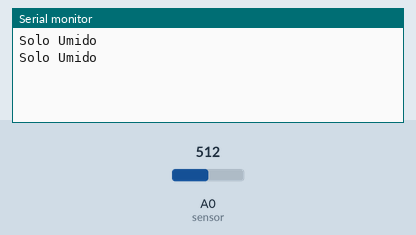
This sketch was run on a simulated Arduino Uno, built with avr-gcc and run on an emulated ATmega328P. Parts: the last lines printed to the serial monitor. The inputs (shaded band) are chosen by the test bench; at power-on: A0 (sensor) = 512.

Above: at 1.8 s.
1.9 s: A0 (sensor) set to 483
At 2.4 s:
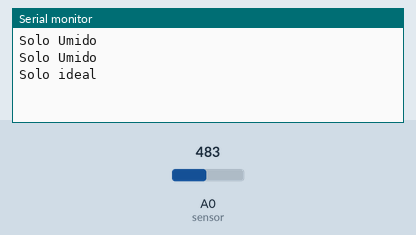
4.5 s: A0 (sensor) set to 307
At 5.8 s:
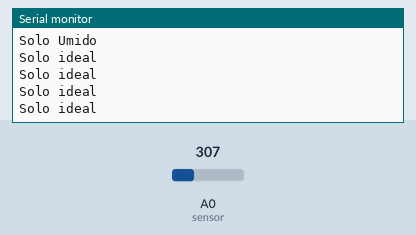
6.0 s: A0 (sensor) set to 294
At 6.6 s:
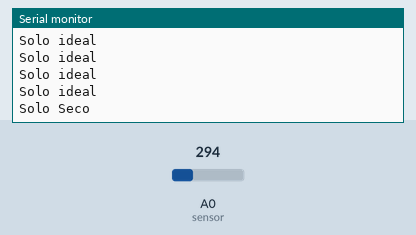

The sketch:

umidade_do_solo.ino
```cpp
// Biblioteca para conexão do sensor

// Variável do sensor
int sensor= A0;

void setup()
{
 //Definir o sensor como entrada
  pinMode(sensor,INPUT);
  //Utilizando o monitor serial
  Serial.begin(9600);

}

void loop()
{
 // Guardar o valor lido pelo sensor
  int umidade = analogRead(sensor);
  //rial.print("Umidade do solo ");
  //rial.println(umidade);
  //lay(1000);

  if(umidade>0 && umidade<=300){
    Serial.println("Solo Seco");
    delay(1000);
  }
  else if(umidade> 300 && umidade<=500){
    Serial.println("Solo ideal");
    delay(1000);
  }
  if(umidade> 500){
    Serial.println("Solo Umido");
    delay(1000);
  }

}
  
```

Measured:
- the behaviour switches between 501 and 500 on A0 (sensor) (found by bisection; images 0 and 1)
- the behaviour switches between 301 and 300 on A0 (sensor) (found by bisection; images 2 and 3)
- after the input at 1.9 s, the serial monitor: prints a new line after 0.10 s (image 1)
- after the input at 6.0 s, the serial monitor: prints a new line at once (image 3)
